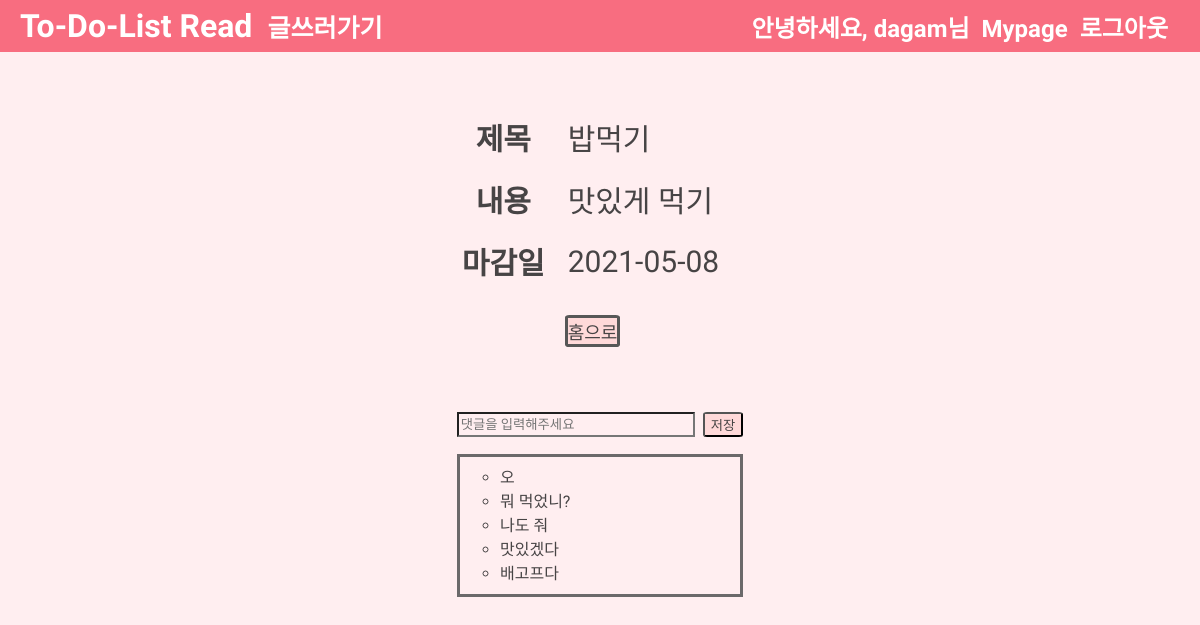
/detail/1 (signed in), run on the app's committed database.
### todos/models.py (models this page shows, shortened)
class Todo(models.Model):
    title = models.CharField(max_length=200)
    content = models.TextField()
    deadline = models.DateField()
    author = models.ForeignKey(User, on_delete=models.CASCADE, related_name='posts', null=True, default=None)

class Comment(models.Model):
    todo = models.ForeignKey(Todo, on_delete=models.CASCADE, related_name='comments')
    content = models.TextField()
    author = models.ForeignKey(User, on_delete=models.CASCADE, related_name='comments', null=True, default=None)

### todos/views.py (the view, shortened to what this page needs)
# urls.py: path('detail/<int:todo_pk>', views.detail, name="detail"),
def detail(request, todo_pk):
    todo = Todo.objects.get(pk=todo_pk)
    return render(request, 'detail.html', {'todo': todo})

### todos/templates/detail.html (shortened to what this page needs)
{% extends 'base.html' %}
{% block css %} {% load static %}
<link href="{% static 'detail.css' %}" rel="stylesheet">
{% endblock css %}
{% block title %}
<a class="title_a" href="{% url 'home' %}">To-Do-List Read</a>
{% endblock title %}
{% block content %}
<table>
    <tbody>
        <tr>
            <th><strong>제목</strong></th>
            <td>{{todo.title}}</td>
        </tr>
        <tr>
            <th><strong>내용</strong></th>
            <td>{{todo.content}}</td>
        </tr>
        <tr>
            <th><strong>마감일</strong></th>
            <td>{{todo.deadline | date:'Y-m-d'}}</td>
        </tr>
    </tbody>
</table>
<div class="a-class">
    <a class="menu_a" href="{% url 'home' %}">홈으로</a>
</div>
{% if user.is_authenticated %}
<form method="POST">
    <input type="text" name="content" placeholder="댓글을 입력해주세요">
    <button type="submit">저장</button>
</form>
{% endif %}
<div class="ul">
    <ul>
    {% for comment in todo.comments.all %}
        <li>{{ comment.content }}
        </li>
        {% endfor %}
    </ul>
</div>
{% endblock content %}

### todos/templates/base.html (shortened to what this page needs)
<!DOCTYPE html>
<html lang="en">
<head>
    {% load static %}
    {% load socialaccount %}
    <link href="{% static 'base.css' %}" rel="stylesheet">
    {% block css %}
    {% endblock css %}
</head>
<body>
    <h1>
    {% block title %}
    {% endblock title %}
    <a class="base_a" href="{% url 'new' %}">글쓰러가기</a>
    <div class="nav-items">
         <div class="nav-bar">
                {% if user.is_authenticated %}
                <a class="nav-item">안녕하세요, {{ user.username }}님</a>
                <a class="nav-item" href="{% url 'mypage' %}">Mypage</a>
                <a class="nav-item" href="{% url 'logout' %}"
                  onclick="document.getElementById('kakao-logout').src
                    = 'https://accounts.kakao.com/logout?continue=https://accounts.kakao.com/weblogin/account'"
                >로그아웃</a>
                {% else %}
                <a class="nav-item" href="{% url 'login' %}">로그인</a>
                <a class="nav-item" href="{% provider_login_url 'kakao' %}">카카오로그인</a>
                <a class="nav-item" href="{% url 'signup' %}">회원가입</a>
                {% endif %}
        </div>
    </div>
    </h1>
    {% block content %}
    {% endblock content %}
</body>
</html>

### todos/static/base.css (style rules this page uses)
.base_a { flex-grow: 1; font-size: 25px; }
.nav-bar { font-size: 0; background-color: rgba(255, 130, 146); }
.nav-item { font-size: 24px; color: white; margin-right:12px; background-color: rgba(248, 109, 128); font-family: 'Gamja Flower', cursive; }

### todos/static/detail.css (style rules this page uses)
* { margin: 0; background-color: #ffeef0; color: rgb(71, 68, 69); }
h1 { font-family: 'Itim', cursive; padding: 7px 20px 7px 20px; background-color: rgba(248, 109, 128); color: white; display: flex; align-items: center; }
th, td { padding-right: 20px; padding-bottom: 15px; font-family: 'Gamja Flower', cursive; font-size: 30px; }
.menu_a { border-style:solid; border-color: #575757; background-color: #ffd9d9; border-radius: 8%; }
table { font-size: 20px; display: flex; justify-content: center; margin-top: 60px; }
a:link, a:visited { text-decoration: none; }
.a-class { display: flex; justify-content: center; margin-top: 15px; font-family: 'Gamja Flower', cursive; font-size: 18px; }
a { margin-right: 15px; }
.title_a { color: white; background-color: rgba(255, 130, 146); border: 0; }
form { display: flex; justify-content: center; }
input { width: 230px; font-family: 'Gamja Flower', cursive; margin-top: 65px; }
button { font-family: 'Gamja Flower', cursive; margin-top: 65px; margin-left: 8px; background-color: #ffd9d9; border-radius: 10%; }
.ul { display: flex; justify-content: center; }
ul { border-style: solid; border-color: rgb(107, 105, 106); width: 240px; height:130px; display: flex; margin-top: 17px; flex-direction: column; font-family: 'Gamja Flower', cursive; padding-top: 7px; list-style-type:circle; }
.title_a { background-color: rgba(248, 109, 128); }
.base_a { background-color: rgba(248, 109, 128); color: white; font-family: 'Gamja Flower', cursive; }
.nav-bar { background-color: rgba(248, 109, 128); }

### data on the page
Todo: title "밥먹기", content "맛있게 먹기", deadline "2021-05-08"
Comment: content "오"
Comment: content "뭐 먹었니?"
Comment: content "나도 줘"
Comment: content "맛있겠다"
Comment: content "배고프다"

### other printed values
{{ user.username }} "dagam"
